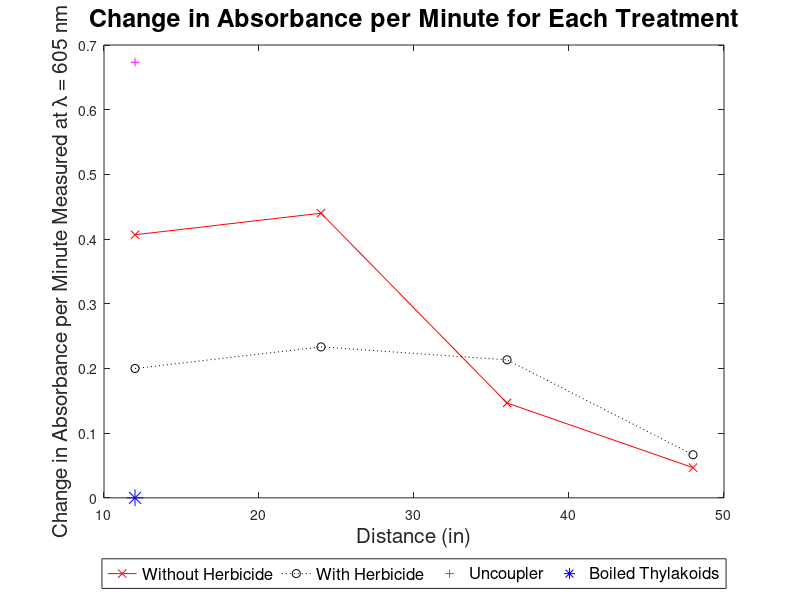

MATLAB code for this plot:
d=[12,24,36,48];
no_h=[0.406666667,0.44,0.146666667,0.046666667];
h=[0.2,0.233333333,0.213333333,0.066666667];
du=12;
u=0.673333333;
db=12;
b=0;

plot(d,no_h,'r-x',d,h,'k:o',du,u,'m+',db,b,'b*','MarkerSize',12);
ax.XAxis.TickValues = [12 24 36 48];
legend({'Without Herbicide','With Herbicide','Uncoupler','Boiled Thylakoids'},'FontSize',12,'Location','southoutside','Orientation','horizontal');
title('Change in Absorbance per Minute for Each Treatment','FontSize',18)
xlabel('Distance (in)','FontSize',15)
ylabel('Change in Absorbance per Minute Measured at \lambda = 605 nm','FontSize',15)

